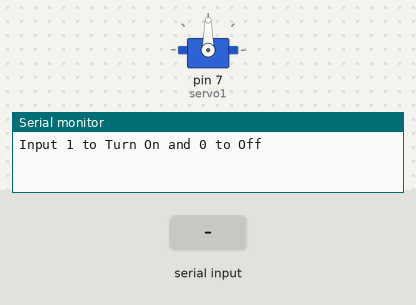
Simulated run of this sketch. Board: Arduino Uno, built with avr-gcc and run on an emulated ATmega328P. Shown: servo, the last lines printed to the serial monitor. Inputs (shaded band) come from the test bench.

Above: at 1.2 s.
1.3 s: "0" received over Serial
At 1.6 s:
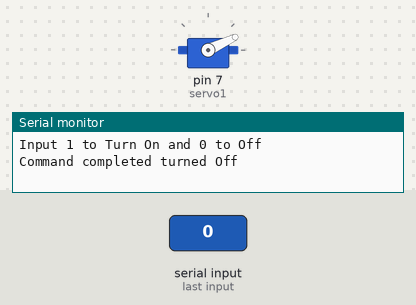
2.8 s: "1" received over Serial
At 4.0 s:
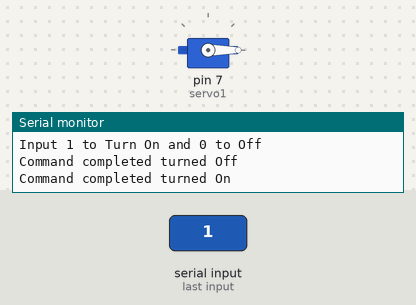
Timing chart, 0 to 5.8 s (numbered marks = the images above; inputs shaded):
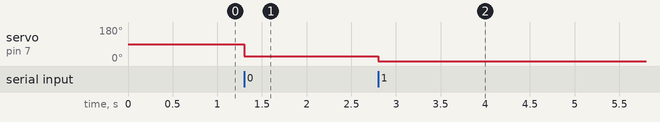

The sketch:

servo_for_air_controler.ino
```cpp
#include <Servo.h>

Servo servo1;

long num;
void setup()
{
servo1.attach(7);

Serial.begin(9600);

while (!Serial);

Serial.println("Input 1 to Turn On and 0 to Off");
}

void loop()
{
  if(Serial.available()>0)
  {
    char a;
    a = Serial.read();

 if (a == '0')
{
  num= 25;
  Serial.println("Command completed turned Off");

  servo1.write(num);

}

else if (a =='1')
{
  num= 0;
  Serial.println("Command completed turned On");

  servo1.write(num);

}
  }
  }
```

Measured:
- after the input at 1.3 s, servo on pin 7 (servo1): 90° → 25° at once
- after the input at 2.8 s, servo on pin 7 (servo1): 25° → 0° at once
